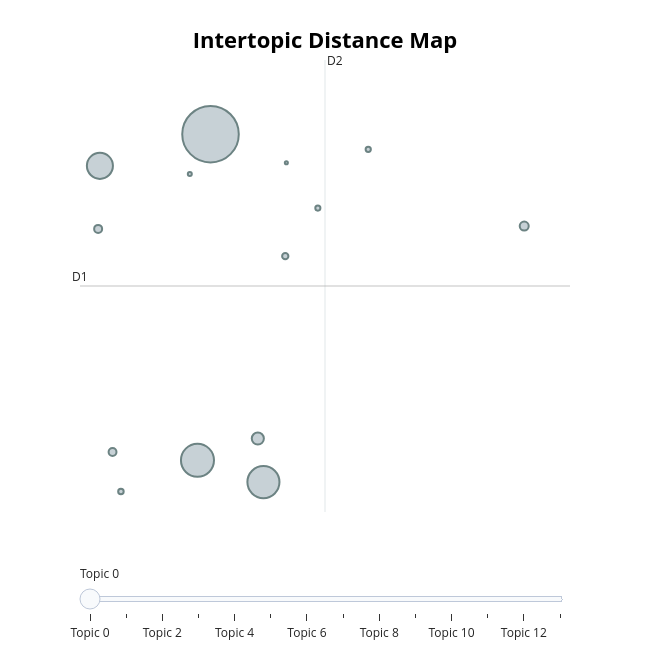
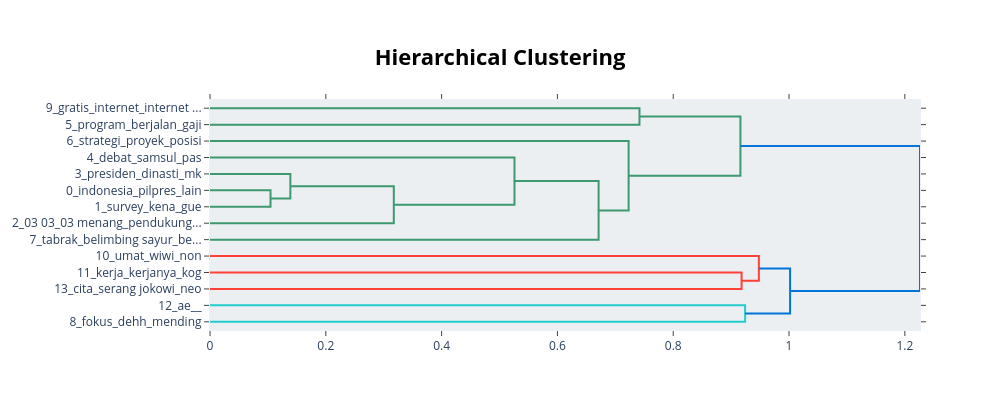
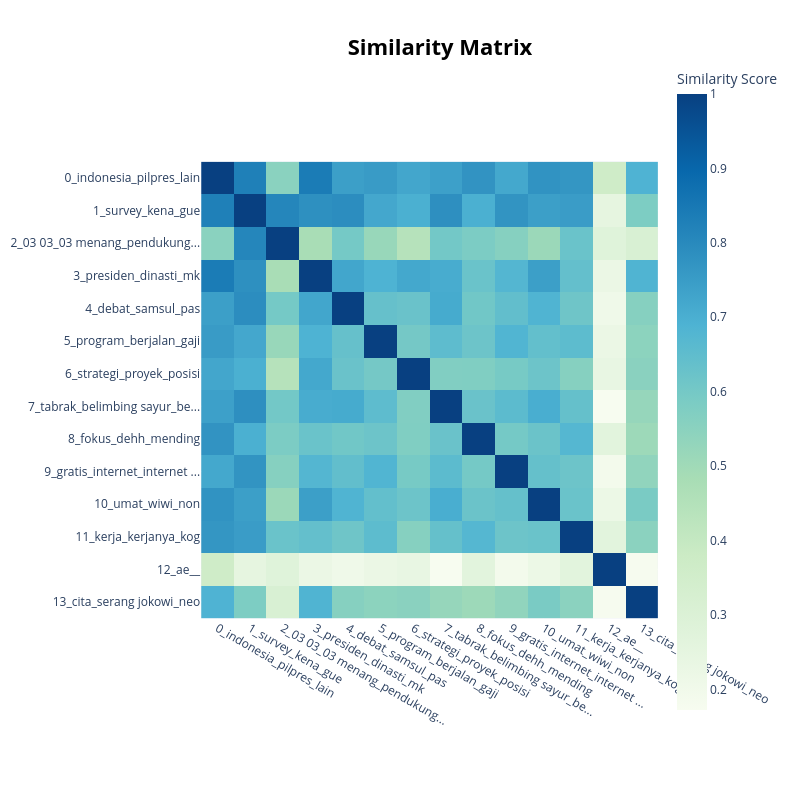

Notebook code for these charts, in order:
### Code cell
df_negative = df_03[df_03['predicted_label'] == 'NEGATIVE']
run_topic_modeling(df_negative, group_name='NEGATIVE')

### Figure 1 — Plotly figure (JSON) as saved in the notebook; plotly's stock layout.template omitted (floating-point values rounded to 4 significant figures)
{"data": [{"customdata": [[0, "indonesia | pilpres | lain | suka | baliho", 3383], [1, "survey | kena | gue | paslon 03 | hasil", 1156], [2, "03 03 | 03 menang | pendukung 03 | suara | buzzer 03", 1088], [3, "presiden | dinasti | mk | jd | calon", 718], [4, "debat | samsul | pas | terakhir | cawapres", 156], [5, "program | berjalan | gaji | miskin | pengangguran", 86], [6, "strategi | proyek | posisi | nasional | lanjutkan", 68], [7, "tabrak | belimbing sayur | belimbing | gua | sayur", 66], [8, "fokus | dehh | mending | pusing | pusat", 42], [9, "gratis | internet | internet gratis | makan | makan siang", 32], [10, "umat | wiwi | non | kanan | grassroot", 29], [11, "kerja | kerjanya | kog | jago | tugas", 28], [12, "ae |  |  |  | ", 17], [13, "cita | serang jokowi | neo | penjilat | menurut gua", 10]], "hovertemplate": "<b>Topic %{customdata[0]}</b><br>%{customdata[1]}<br>Size: %{customdata[2]}", "legendgroup": "", "marker": {"color": "#B0BEC5", "line": {"color": "DarkSlateGrey", "width": 2}, "size": [3383, 1156, 1088, 718, 156, 86, 68, 66, 42, 32, 29, 28, 17, 10], "sizemode": "area", "sizeref": 2.114, "symbol": "circle"}, "mode": "markers", "name": "", "orientation": "v", "showlegend": false, "type": "scatter", "x": [-0.04009, -0.1014, 0.2087, -0.5602, 0.1824, 1.435, -0.5685, -0.5008, 0.3114, -0.4614, 0.7016, 0.4646, -0.1375, 0.3166], "xaxis": "x", "y": [8.573, 2.919, 2.541, 8.024, 3.296, 6.98, 6.93, 3.061, 6.457, 2.379, 8.31, 7.292, 7.88, 8.078], "yaxis": "y"}], "layout": {"annotations": [{"showarrow": false, "text": "D1", "x": -0.6538, "y": 5.94, "yshift": 10}, {"showarrow": false, "text": "D2", "x": 0.4983, "xshift": 10, "y": 9.859}], "height": 650, "hoverlabel": {"bgcolor": "white", "font": {"family": "Rockwell", "size": 16}}, "legend": {"itemsizing": "constant", "tracegroupgap": 0}, "margin": {"t": 60}, "shapes": [{"line": {"color": "#CFD8DC", "width": 2}, "type": "line", "x0": 0.4983, "x1": 0.4983, "y0": 2.022, "y1": 9.859}, {"line": {"color": "#9E9E9E", "width": 2}, "type": "line", "x0": -0.6538, "x1": 1.65, "y0": 5.94, "y1": 5.94}], "sliders": [{"active": 0, "pad": {"t": 50}, "steps": [{"args": [{"marker.color": [["red", "#B0BEC5", "#B0BEC5", "#B0BEC5", "#B0BEC5", "#B0BEC5", "#B0BEC5", "#B0BEC5", "#B0BEC5", "#B0BEC5", "#B0BEC5", "#B0BEC5", "#B0BEC5", "#B0BEC5"]]}], "label": "Topic 0", "method": "update"}, {"args": [{"marker.color": [["#B0BEC5", "red", "#B0BEC5", "#B0BEC5", "#B0BEC5", "#B0BEC5", "#B0BEC5", "#B0BEC5", "#B0BEC5", "#B0BEC5", "#B0BEC5", "#B0BEC5", "#B0BEC5", "#B0BEC5"]]}], "label": "Topic 1", "method": "update"}, {"args": [{"marker.color": [["#B0BEC5", "#B0BEC5", "red", "#B0BEC5", "#B0BEC5", "#B0BEC5", "#B0BEC5", "#B0BEC5", "#B0BEC5", "#B0BEC5", "#B0BEC5", "#B0BEC5", "#B0BEC5", "#B0BEC5"]]}], "label": "Topic 2", "method": "update"}, {"args": [{"marker.color": [["#B0BEC5", "#B0BEC5", "#B0BEC5", "red", "#B0BEC5", "#B0BEC5", "#B0BEC5", "#B0BEC5", "#B0BEC5", "#B0BEC5", "#B0BEC5", "#B0BEC5", "#B0BEC5", "#B0BEC5"]]}], "label": "Topic 3", "method": "update"}, {"args": [{"marker.color": [["#B0BEC5", "#B0BEC5", "#B0BEC5", "#B0BEC5", "red", "#B0BEC5", "#B0BEC5", "#B0BEC5", "#B0BEC5", "#B0BEC5", "#B0BEC5", "#B0BEC5", "#B0BEC5", "#B0BEC5"]]}], "label": "Topic 4", "method": "update"}, {"args": [{"marker.color": [["#B0BEC5", "#B0BEC5", "#B0BEC5", "#B0BEC5", "#B0BEC5", "red", "#B0BEC5", "#B0BEC5", "#B0BEC5", "#B0BEC5", "#B0BEC5", "#B0BEC5", "#B0BEC5", "#B0BEC5"]]}], "label": "Topic 5", "method": "update"}, {"args": [{"marker.color": [["#B0BEC5", "#B0BEC5", "#B0BEC5", "#B0BEC5", "#B0BEC5", "#B0BEC5", "red", "#B0BEC5", "#B0BEC5", "#B0BEC5", "#B0BEC5", "#B0BEC5", "#B0BEC5", "#B0BEC5"]]}], "label": "Topic 6", "method": "update"}, {"args": [{"marker.color": [["#B0BEC5", "#B0BEC5", "#B0BEC5", "#B0BEC5", "#B0BEC5", "#B0BEC5", "#B0BEC5", "red", "#B0BEC5", "#B0BEC5", "#B0BEC5", "#B0BEC5", "#B0BEC5", "#B0BEC5"]]}], "label": "Topic 7", "method": "update"}, {"args": [{"marker.color": [["#B0BEC5", "#B0BEC5", "#B0BEC5", "#B0BEC5", "#B0BEC5", "#B0BEC5", "#B0BEC5", "#B0BEC5", "red", "#B0BEC5", "#B0BEC5", "#B0BEC5", "#B0BEC5", "#B0BEC5"]]}], "label": "Topic 8", "method": "update"}, {"args": [{"marker.color": [["#B0BEC5", "#B0BEC5", "#B0BEC5", "#B0BEC5", "#B0BEC5", "#B0BEC5", "#B0BEC5", "#B0BEC5", "#B0BEC5", "red", "#B0BEC5", "#B0BEC5", "#B0BEC5", "#B0BEC5"]]}], "label": "Topic 9", "method": "update"}, {"args": [{"marker.color": [["#B0BEC5", "#B0BEC5", "#B0BEC5", "#B0BEC5", "#B0BEC5", "#B0BEC5", "#B0BEC5", "#B0BEC5", "#B0BEC5", "#B0BEC5", "red", "#B0BEC5", "#B0BEC5", "#B0BEC5"]]}], "label": "Topic 10", "method": "update"}, {"args": [{"marker.color": [["#B0BEC5", "#B0BEC5", "#B0BEC5", "#B0BEC5", "#B0BEC5", "#B0BEC5", "#B0BEC5", "#B0BEC5", "#B0BEC5", "#B0BEC5", "#B0BEC5", "red", "#B0BEC5", "#B0BEC5"]]}], "label": "Topic 11", "method": "update"}, {"args": [{"marker.color": [["#B0BEC5", "#B0BEC5", "#B0BEC5", "#B0BEC5", "#B0BEC5", "#B0BEC5", "#B0BEC5", "#B0BEC5", "#B0BEC5", "#B0BEC5", "#B0BEC5", "#B0BEC5", "red", "#B0BEC5"]]}], "label": "Topic 12", "method": "update"}, {"args": [{"marker.color": [["#B0BEC5", "#B0BEC5", "#B0BEC5", "#B0BEC5", "#B0BEC5", "#B0BEC5", "#B0BEC5", "#B0BEC5", "#B0BEC5", "#B0BEC5", "#B0BEC5", "#B0BEC5", "#B0BEC5", "red"]]}], "label": "Topic 13", "method": "update"}]}], "title": {"font": {"color": "Black", "size": 22}, "text": "<b>Intertopic Distance Map</b>", "x": 0.5, "xanchor": "center", "y": 0.95, "yanchor": "top"}, "width": 650, "xaxis": {"anchor": "y", "domain": [0, 1], "range": [-0.6538, 1.65], "title": {"text": ""}, "visible": false}, "yaxis": {"anchor": "x", "domain": [0, 1], "range": [2.022, 9.859], "title": {"text": ""}, "visible": false}}}

### Figure 2 — Plotly figure (JSON) as saved in the notebook; plotly's stock layout.template omitted (floating-point values rounded to 4 significant figures)
{"data": [{"hoverinfo": "text", "marker": {"color": "rgb(61,153,112)"}, "mode": "lines", "type": "scatter", "x": [0.0, 0.7417, 0.7417, 0.0], "xaxis": "x", "y": [-5.0, -5.0, -15.0, -15.0], "yaxis": "y"}, {"hoverinfo": "text", "marker": {"color": "rgb(61,153,112)"}, "mode": "lines", "type": "scatter", "x": [0.0, 0.1045, 0.1045, 0.0], "xaxis": "x", "y": [-55.0, -55.0, -65.0, -65.0], "yaxis": "y"}, {"hoverinfo": "text", "marker": {"color": "rgb(61,153,112)"}, "mode": "lines", "type": "scatter", "x": [0.0, 0.1388, 0.1388, 0.1045], "xaxis": "x", "y": [-45.0, -45.0, -60.0, -60.0], "yaxis": "y"}, {"hoverinfo": "text", "marker": {"color": "rgb(61,153,112)"}, "mode": "lines", "type": "scatter", "x": [0.1388, 0.3174, 0.3174, 0.0], "xaxis": "x", "y": [-52.5, -52.5, -75.0, -75.0], "yaxis": "y"}, {"hoverinfo": "text", "marker": {"color": "rgb(61,153,112)"}, "mode": "lines", "type": "scatter", "x": [0.0, 0.5259, 0.5259, 0.3174], "xaxis": "x", "y": [-35.0, -35.0, -63.75, -63.75], "yaxis": "y"}, {"hoverinfo": "text", "marker": {"color": "rgb(61,153,112)"}, "mode": "lines", "type": "scatter", "x": [0.5259, 0.6711, 0.6711, 0.0], "xaxis": "x", "y": [-49.38, -49.38, -85.0, -85.0], "yaxis": "y"}, {"hoverinfo": "text", "marker": {"color": "rgb(61,153,112)"}, "mode": "lines", "type": "scatter", "x": [0.0, 0.723, 0.723, 0.6711], "xaxis": "x", "y": [-25.0, -25.0, -67.19, -67.19], "yaxis": "y"}, {"hoverinfo": "text", "marker": {"color": "rgb(61,153,112)"}, "mode": "lines", "type": "scatter", "x": [0.7417, 0.9161, 0.9161, 0.723], "xaxis": "x", "y": [-10.0, -10.0, -46.09, -46.09], "yaxis": "y"}, {"hoverinfo": "text", "marker": {"color": "rgb(255,65,54)"}, "mode": "lines", "type": "scatter", "x": [0.0, 0.918, 0.918, 0.0], "xaxis": "x", "y": [-105.0, -105.0, -115.0, -115.0], "yaxis": "y"}, {"hoverinfo": "text", "marker": {"color": "rgb(255,65,54)"}, "mode": "lines", "type": "scatter", "x": [0.0, 0.9479, 0.9479, 0.918], "xaxis": "x", "y": [-95.0, -95.0, -110.0, -110.0], "yaxis": "y"}, {"hoverinfo": "text", "marker": {"color": "rgb(35,205,205)"}, "mode": "lines", "type": "scatter", "x": [0.0, 0.9242, 0.9242, 0.0], "xaxis": "x", "y": [-125.0, -125.0, -135.0, -135.0], "yaxis": "y"}, {"hoverinfo": "text", "marker": {"color": "rgb(0,116,217)"}, "mode": "lines", "type": "scatter", "x": [0.9479, 1.002, 1.002, 0.9242], "xaxis": "x", "y": [-102.5, -102.5, -130.0, -130.0], "yaxis": "y"}, {"hoverinfo": "text", "marker": {"color": "rgb(0,116,217)"}, "mode": "lines", "type": "scatter", "x": [0.9161, 1.226, 1.226, 1.002], "xaxis": "x", "y": [-28.05, -28.05, -116.2, -116.2], "yaxis": "y"}], "layout": {"autosize": false, "height": 410, "hoverlabel": {"bgcolor": "white", "font": {"family": "Rockwell", "size": 16}}, "hovermode": "closest", "plot_bgcolor": "#ECEFF1", "showlegend": false, "title": {"font": {"color": "Black", "size": 22}, "text": "<b>Hierarchical Clustering</b>", "x": 0.5, "xanchor": "center", "yanchor": "top"}, "width": 1000, "xaxis": {"mirror": "allticks", "rangemode": "tozero", "showgrid": false, "showline": true, "showticklabels": true, "ticks": "outside", "type": "linear", "zeroline": false}, "yaxis": {"mirror": "allticks", "range": [-140, 0], "rangemode": "tozero", "showgrid": false, "showline": true, "showticklabels": true, "tickmode": "array", "ticks": "outside", "ticktext": ["9_gratis_internet_internet ...", "5_program_berjalan_gaji", "6_strategi_proyek_posisi", "4_debat_samsul_pas", "3_presiden_dinasti_mk", "0_indonesia_pilpres_lain", "1_survey_kena_gue", "2_03 03_03 menang_pendukung...", "7_tabrak_belimbing sayur_be...", "10_umat_wiwi_non", "11_kerja_kerjanya_kog", "13_cita_serang jokowi_neo", "12_ae__", "8_fokus_dehh_mending"], "tickvals": [-5, -15, -25, -35, -45, -55, -65, -75, -85, -95, -105, -115, -125, -135], "type": "linear", "zeroline": false}}}

### Figure 3 — Plotly figure (JSON) as saved in the notebook; plotly's stock layout.template omitted (floating-point values rounded to 4 significant figures; data arrays with more than 128 entries replaced by an {"elided": "..."} marker saying what was removed)
{"data": [{"coloraxis": "coloraxis", "hovertemplate": "x: %{x}<br>y: %{y}<br>Similarity Score: %{z}<extra></extra>", "name": "0", "type": "heatmap", "x": ["0_indonesia_pilpres_lain", "1_survey_kena_gue", "2_03 03_03 menang_pendukung...", "3_presiden_dinasti_mk", "4_debat_samsul_pas", "5_program_berjalan_gaji", "6_strategi_proyek_posisi", "7_tabrak_belimbing sayur_be...", "8_fokus_dehh_mending", "9_gratis_internet_internet ...", "10_umat_wiwi_non", "11_kerja_kerjanya_kog", "12_ae__", "13_cita_serang jokowi_neo"], "xaxis": "x", "y": ["0_indonesia_pilpres_lain", "1_survey_kena_gue", "2_03 03_03 menang_pendukung...", "3_presiden_dinasti_mk", "4_debat_samsul_pas", "5_program_berjalan_gaji", "6_strategi_proyek_posisi", "7_tabrak_belimbing sayur_be...", "8_fokus_dehh_mending", "9_gratis_internet_internet ...", "10_umat_wiwi_non", "11_kerja_kerjanya_kog", "12_ae__", "13_cita_serang jokowi_neo"], "yaxis": "y", "z": {"elided": "14x14 float values"}}], "layout": {"coloraxis": {"colorbar": {"title": {"text": "Similarity Score"}}, "colorscale": [[0, "rgb(247,252,240)"], [0.125, "rgb(224,243,219)"], [0.25, "rgb(204,235,197)"], [0.375, "rgb(168,221,181)"], [0.5, "rgb(123,204,196)"], [0.625, "rgb(78,179,211)"], [0.75, "rgb(43,140,190)"], [0.875, "rgb(8,104,172)"], [1, "rgb(8,64,129)"]]}, "height": 800, "hoverlabel": {"bgcolor": "white", "font": {"family": "Rockwell", "size": 16}}, "legend": {"title": {"text": "Trend"}}, "margin": {"t": 60}, "showlegend": true, "title": {"font": {"color": "Black", "size": 22}, "text": "<b>Similarity Matrix</b>", "x": 0.55, "xanchor": "center", "y": 0.95, "yanchor": "top"}, "width": 800, "xaxis": {"anchor": "y", "constrain": "domain", "domain": [0, 1], "scaleanchor": "y"}, "yaxis": {"anchor": "x", "autorange": "reversed", "constrain": "domain", "domain": [0, 1]}}}
